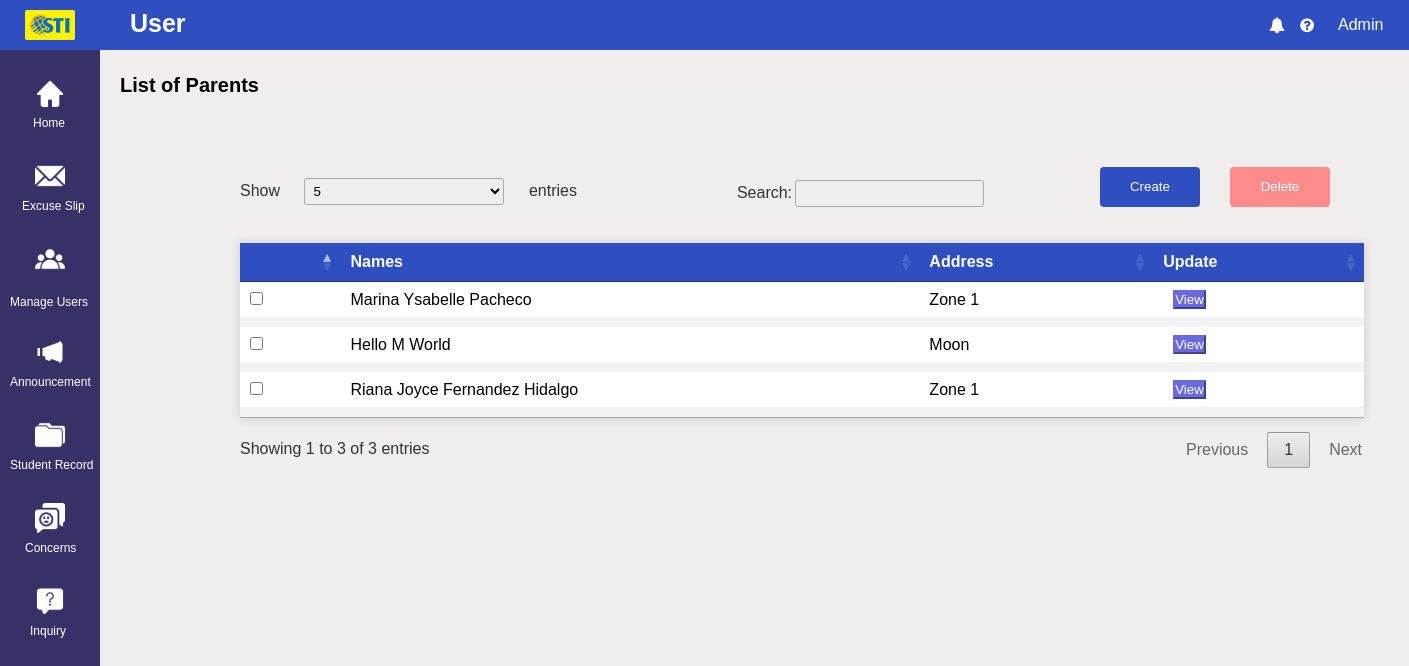
The page /Admin/Lists_of_Parent.php on the database its author committed.
### tables this page shows
CREATE TABLE `parent` (
  `Parent_ID` int(255) NOT NULL,
  `Student_ID` int(255) NOT NULL,
  `Credential_ID` int(255) NOT NULL,
  `First_Name` varchar(500) NOT NULL,
  `Middle_Name` varchar(500) NOT NULL,
  `Last_Name` varchar(500) NOT NULL,
  `Birthdate` date NOT NULL,
  `Gender` varchar(100) NOT NULL,
  `Address` varchar(500) NOT NULL,
  `City` varchar(200) NOT NULL,
  `Province` varchar(200) NOT NULL,
  `Postcode` int(100) NOT NULL,
  `Telephone_No` int(255) NOT NULL,
  `Mobile_No` int(255) NOT NULL
);

### Admin/Lists_of_Parent.php (the view, shortened to what this page needs)
<?php
    require 'config.php';
?>
<!DOCTYPE html>
<html lang="en">
<head>
    <link rel="stylesheet" href="Lists_of_Parent.css" type="text/css">
    <link href="css/jquery.dataTables.min.css" rel="stylesheet">
    <link rel="stylesheet" href="https://stackpath.bootstrapcdn.com/font-awesome/4.7.0/css/font-awesome.min.css">
</head>
<body>
    <div class="container">
        <div class="navigation">
            <ul>
                <li>
                    <a href="">
                    </a>
                </li>
                <li>
                    <a href="dash.php">
                    <span class="icon"><img src="images/sidebar_menu/Home.svg" alt=""></span>
                    <span class="title1" ><br>Home</span>
                    </a>
                </li>
                <li>
                    <a href="Lists_of_Excuse_Letter.php">
                    <span class="icon"><img src="images/sidebar_menu/Excuse_slip.svg" alt=""></span>
                    <span class="title2" ><br>Excuse Slip</span>
                    </a>
                </li>
                <li><a href="">
                    <div class="dropdown1">
                        <span class="icon" style="padding-top: -100px;"><img src="images/sidebar_menu/Manage_Users.svg" alt=""></span>
                        <a class="dropbtn1" style="margin-top: -40px;">
                            <span class="title">Manage Users</span>
                        </a>
                    </div></a>
                </li>
                <li>
                    <a href="Lists_of_Announcement.php">
                    <span class="icon"><img src="images/sidebar_menu/Announcement.svg" alt=""></span>
                    <span class="title" ><br>Announcement</span>
                    </a>
                </li>
                <li>
                    <a href="Student_Record.php">
                    <span class="icon"><img src="images/sidebar_menu/Student_Record.svg" alt=""></span>
                    <span class="title" ><br>Student Record</span>
                    </a>
                </li>
                <li>
                    <a href="Lists_of_Concerns.php">
                    <span class="icon"><img src="images/sidebar_menu/Concerns.svg" alt=""></span>
                    <span class="title3" ><br>Concerns</span>
                    </a>
                </li>
                <li>
                    <a href="List_of_Inquiries.php">
                    <span class="icon"><img src="images/sidebar_menu/Inquiry.svg" alt=""></span>
                    <span class="title4" ><br>Inquiry</span>
                    </a>
                </li>
            </ul>
        </div>
        <div class="main">
            <span id="logo"><img src="images/sti_logo.png" alt=""></span>
            <div class="topbar">
                <div class="toptitle">
                    <h2>User</h2>
                </div>
                <div class="icons">
                    <i class="fa fa-bell"></i>
                    <i class="fa fa-question-circle"></i>
                </div>
                <div class="dropdown">
                    <button class="dropbtn">Admin</button>
                </div>
                </div>
                </div>
                <div class="main1">
                    <div class="title2">
                      <h1>List of Parents</h1>
                      <div class="bot">
                        <span class="create">
                            <form action="Manage_Parent.php" method="POST">
                            <input type="submit" class="btn btn-primary btn-lg" value="Create">
                            </form>
                        </span>
                      <span class="delete"><input type="submit" value="Delete" id="delete_records"></span>
                    </div>
                    </div>
                </div>
                </div>
                <div class="card-header">
                    <table id="myDataTable" class="hover" style="margin-left: 80px;">
                        <thead>
                            <tr>
                                <th></th>
                                <th>Names</th>
                                <th>Address</th>
                                <th>Update</th>
                            </tr>
                        </thead>
                        <tbody>
                            <?php
                                $query = "SELECT *, CONCAT(First_Name,' ',Middle_Name,' ',Last_Name) AS Names FROM `parent`";
                                $query_run = mysqli_query($link, $query);
                                if(mysqli_num_rows($query_run) > 0)
                                {
                                    foreach($query_run as $parent)
                                    {
                                        ?>
                                        <tr>
                                            <td>
                                                <input type="checkbox" class="emp_checkbox" data-emp-id="<?= $parent['Parent_ID']; ?>">
                                            </td>
                                            <td><?= $parent['Names']; ?></td>
                                            <td><?= $parent['Address']; ?></td>
                                            <td><a href="Parent_Update.php?id=<?= $parent['Parent_ID']; ?>"><button type="submit" class="btn btn-update" style="margin-left: 10px;">View</button></a></td>
                                        </tr>
                                        <?php
                                    }
                                }
                                else
                                {
                                }
                                ?>
                        </tbody>
                    </table>
                </div>
</body>
</html>

### Admin/Lists_of_Parent.css (style rules this page uses)
* { margin: 0; padding: 0; box-sizing: border-box; font-family: 'Poppins', sans-serif; }
body { overflow-x: hidden; background: rgb(241, 237, 237); }
.container { position: relative; width: 100%; scroll-padding-top: 20px; }
.card-header button.btn.btn-update[type=submit] { background-color: rgb(106, 106, 224); border-color: rgb(106, 106, 224); color: white; margin-left: -20px; cursor:pointer; }
.navigation { position:fixed; width: 100px; height: 100%; background: rgb(54, 50, 104); transition: 05s; overflow: hidden; }
.navigation ul { position: absolute; top: 0; left: 0; width: 100%; }
.navigation ul li { position: relative; width: 100%; list-style: none; }
.navigation ul li:nth-child(1) { margin-bottom: 20px; }
.navigation ul li a { position: relative; margin: 10px; display: block; padding: 10px; width: 100%; display: flex; text-decoration: none; color: white; }
.navigation ul li a .icon { position: relative; display: block; margin-left: 15px; padding-bottom: 53px; min-width: 20px; height: 20px; line-height: 10px; text-align: center; }
.navigation ul li a .icon img { width: 30px; }
.navigation ul li a .title { position: absolute; display: block; font-size: 12px; margin-left: -10px; padding-top: 0px; height: 50px; text-align: center; line-height: 30px; white-space: nowrap; }
.navigation ul li a .title1 { position: absolute; display: block; font-size: 12px; margin-left: 0px; padding: 0 13px; height: 60px; text-align: center; line-height: 30px; white-space: nowrap; }
.navigation ul li a .title2 { position: absolute; display: block; font-size: 12px; margin-left: 0px; padding: 0 2px; height: 60px; text-align: center; line-height: 30px; white-space: nowrap; }
.navigation ul li a .title3 { position: absolute; display: block; font-size: 12px; margin-left: 0px; padding: 0 5px; height: 60px; text-align: center; line-height: 30px; white-space: nowrap; }
.navigation ul li a .title4 { position: absolute; display: block; font-size: 12px; margin-left: 0px; padding: 0 10px; height: 60px; text-align: center; line-height: 30px; white-space: nowrap; }
.main { position: relative; background: rgb(47, 79, 192); width: 100%; height: 50px; display: inline-flex; }
.topbar { display: flex; position: relative; }
.main .toptitle { position: relative; display: inline-block; color: white; align-items: center; margin-top: 2px; margin-left: 10px; margin-right: 200px; padding: 15px; width: 177px; }
.toptitle h2 { font-size: 25px; margin-top: -8px; }
#logo img { margin:10px 30px 10px 25px; width: 50px; }
.icons { display: flex; justify-content: space-between; text-align: center; margin-left: 750px; align-items: center; padding: 20px; color: white; }
.icons i { width: 30px; text-align: center; }
.main1 { position: relative; margin-left: 100px; }
.title2 h1 { position: relative; align-content: center; font-size: 20px; font-family: Poppins,sans-serif; padding: 20px; }
.bot { margin-left: 800px; display: flex; }
.delete :nth-child(1) { background-color: rgb(255, 140, 140); }
input[type=submit] { position: fixed; margin-left: 40px; margin-bottom: 40px; margin-top: 50px; padding: 2px; height: 40px; width: 100px; background-color: rgb(47, 79, 192); color: white; border: none; border-radius: 4px; cursor: pointer; }
.create input[type=submit] { margin-left: 200px; }
.delete input[type=submit] { margin-left: 330px; }
.card-header { position: absolute; top: 250px; left: 30px; text-align: center; }
.hover { border-collapse: collapse; margin: 25px 0 0px 50px; font-size: 0.8em; width: 100px; font-family: sans-serif; min-width: 10px; box-shadow: 0 0 10px rgba(0, 0, 0, 0.15); }
.hover thead tr { background-color: rgb(47, 79, 192); color: white; text-align: center; }
.hover th, .hover td { text-align: left; padding: 20px 20px 20px 50px; }
.hover input { margin-right: 10px; width: 50; size: 100px; }
.hover tbody tr { border-bottom: 10px solid #dddddd; }
.hover tbody tr { background-color: #f3f3f3; }
.hover tbody tr:last-of-type { border-bottom: 2px solid #009879; }
.card-header tr { cursor:pointer; }
.dropdown1 { position: relative; margin-top: -30px; margin-bottom: 30px; }
.dropdown1 .dropbtn1 { text-decoration: none; color: white; }
.dropbtn { background: rgb(47, 79, 192); color: white; padding: 16px; font-size: 16px; border: none; margin-left: -20px; }
.dropdown { position: relative; display: inline-block; }

### rows shown on the page
parent: Names "Marina Ysabelle Pacheco", Address "Zone 1"
parent: Names "Hello M World", Address "Moon"
parent: Names "Riana Joyce Fernandez Hidalgo", Address "Zone 1"
